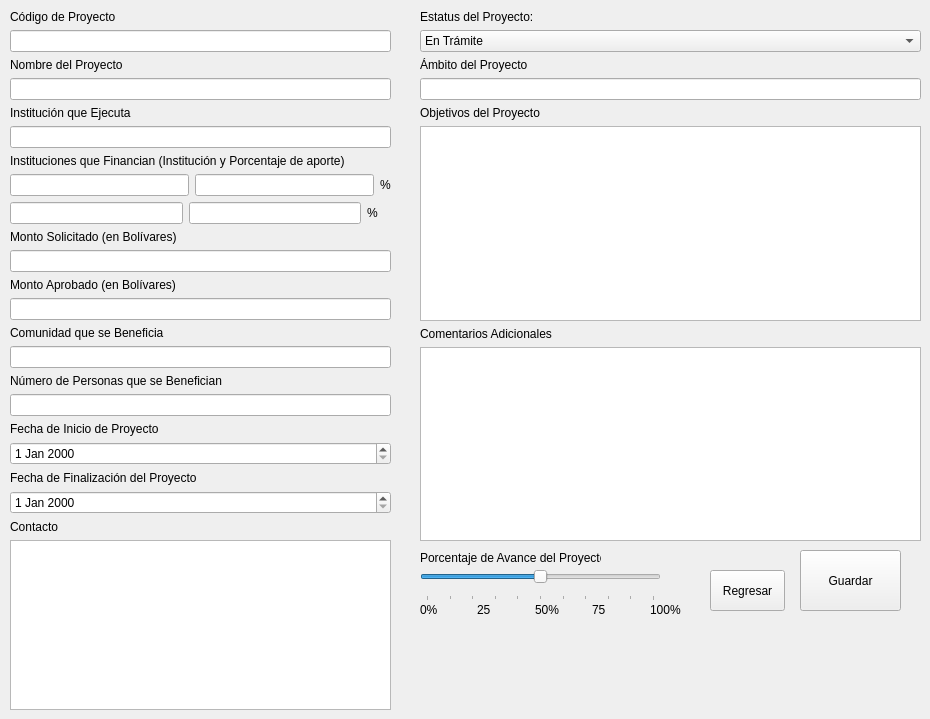
    <widget class="QWidget" name="page_9">
     <widget class="QWidget" name="horizontalLayoutWidget_7">
      <property name="geometry">
       <rect>
        <x>420</x>
        <y>600</y>
        <width>281</width>
        <height>19</height>
       </rect>
      </property>
      <layout class="QHBoxLayout" name="horizontalLayout_9">
       <item>
        <widget class="QLabel" name="label_50">
         <property name="text">
          <string>0%</string>
         </property>
        </widget>
       </item>
       <item>
        <widget class="QLabel" name="label_51">
         <property name="text">
          <string>25</string>
         </property>
        </widget>
       </item>
       <item>
        <widget class="QLabel" name="label_52">
         <property name="text">
          <string>50%</string>
         </property>
        </widget>
       </item>
       <item>
        <widget class="QLabel" name="label_53">
         <property name="text">
          <string>75</string>
         </property>
        </widget>
       </item>
       <item>
        <widget class="QLabel" name="label_54">
         <property name="text">
          <string>100%</string>
         </property>
        </widget>
       </item>
      </layout>
     </widget>
     <widget class="QWidget" name="verticalLayoutWidget_8">
      <property name="geometry">
       <rect>
        <x>420</x>
        <y>10</y>
        <width>501</width>
        <height>531</height>
       </rect>
      </property>
      <layout class="QVBoxLayout" name="verticalLayout_8">
       <item>
        <widget class="QLabel" name="label_55">
         <property name="text">
          <string>Estatus del Proyecto:</string>
         </property>
        </widget>
       </item>
       <item>
        <widget class="QComboBox" name="comboBoxEstatus_2">
         <item>
          <property name="text">
           <string>En Trámite</string>
          </property>
         </item>
         <item>
          <property name="text">
           <string>En Ejecución</string>
          </property>
         </item>
         <item>
          <property name="text">
           <string>Negado</string>
          </property>
         </item>
         <item>
          <property name="text">
           <string>Completado</string>
          </property>
         </item>
        </widget>
       </item>
       <item>
        <widget class="QLabel" name="label_56">
         <property name="text">
          <string>Ámbito del Proyecto</string>
         </property>
        </widget>
       </item>
       <item>
        <widget class="QLineEdit" name="lineEditAmbito_2"/>
       </item>
       <item>
        <widget class="QLabel" name="label_57">
         <property name="text">
          <string>Objetivos del Proyecto</string>
         </property>
        </widget>
       </item>
       <item>
        <widget class="QPlainTextEdit" name="plainTextEditObjetivos_2"/>
       </item>
       <item>
        <widget class="QLabel" name="label_58">
         <property name="text">
          <string>Comentarios Adicionales</string>
         </property>
        </widget>
       </item>
       <item>
        <widget class="QPlainTextEdit" name="plainTextEditComentario_2"/>
       </item>
      </layout>
     </widget>
     <widget class="QWidget" name="verticalLayoutWidget_9">
      <property name="geometry">
       <rect>
        <x>10</x>
        <y>10</y>
        <width>381</width>
        <height>700</height>
       </rect>
      </property>
      <layout class="QVBoxLayout" name="verticalLayout_9">
       <item>
        <widget class="QLabel" name="label_59">
         <property name="text">
          <string>Código de Proyecto</string>
         </property>
        </widget>
       </item>
       <item>
        <widget class="QLineEdit" name="lineEditCodigo_2"/>
       </item>
       <item>
        <widget class="QLabel" name="label_60">
         <property name="text">
          <string>Nombre del Proyecto</string>
         </property>
        </widget>
       </item>
       <item>
        <widget class="QLineEdit" name="lineEditNombre_2"/>
       </item>
       <item>
        <widget class="QLabel" name="label_61">
         <property name="text">
          <string>Institución que Ejecuta</string>
         </property>
        </widget>
       </item>
       <item>
        <widget class="QLineEdit" name="lineEditInstitucionEjecuta_2"/>
       </item>
       <item>
        <widget class="QLabel" name="label_62">
         <property name="text">
          <string>Instituciones que Financian (Institución y Porcentaje de aporte)</string>
         </property>
        </widget>
       </item>
       <item>
        <layout class="QHBoxLayout" name="horizontalLayout_10">
         <item>
          <widget class="QLineEdit" name="lineEditInstitucionFinancia_2"/>
         </item>
         <item>
          <widget class="QLineEdit" name="lineEditPorcentajeInstitucionFinancia_2"/>
         </item>
         <item>
          <widget class="QLabel" name="label_63">
           <property name="text">
            <string>%</string>
           </property>
          </widget>
         </item>
        </layout>
       </item>
       <item>
        <layout class="QHBoxLayout" name="horizontalLayout_11">
         <item>
          <widget class="QLineEdit" name="lineEditInstitucionFinancia2_2"/>
         </item>
         <item>
          <widget class="QLineEdit" name="lineEditPorcentajeInstitucionFinancia2_2"/>
         </item>
         <item>
          <widget class="QLabel" name="label_64">
           <property name="text">
            <string>%</string>
           </property>
          </widget>
         </item>
         <item>
          <widget class="QLabel" name="label_65">
           <property name="text">
            <string/>
           </property>
          </widget>
         </item>
        </layout>
       </item>
       <item>
        <widget class="QLabel" name="label_66">
         <property name="text">
          <string>Monto Solicitado (en Bolívares)</string>
         </property>
        </widget>
       </item>
       <item>
        <widget class="QLineEdit" name="lineEditMontoSolicitado_2"/>
       </item>
       <item>
        <widget class="QLabel" name="label_67">
         <property name="text">
          <string>Monto Aprobado (en Bolívares)</string>
         </property>
        </widget>
       </item>
       <item>
        <widget class="QLineEdit" name="lineEditMontoAprobado_2"/>
       </item>
       <item>
        <widget class="QLabel" name="label_68">
         <property name="text">
          <string>Comunidad que se Beneficia</string>
         </property>
        </widget>
       </item>
       <item>
        <widget class="QLineEdit" name="lineEditComunidadDestino_2"/>
       </item>
       <item>
        <widget class="QLabel" name="label_69">
         <property name="text">
          <string>Número de Personas que se Benefician</string>
         </property>
        </widget>
       </item>
       <item>
        <widget class="QLineEdit" name="lineEditNumeroBeneficiarios_2"/>
       </item>
       <item>
        <widget class="QLabel" name="label_70">
         <property name="text">
          <string>Fecha de Inicio de Proyecto</string>
         </property>
        </widget>
       </item>
       <item>
        <widget class="QDateEdit" name="dateEditFechaInicio_2"/>
       </item>
       <item>
        <widget class="QLabel" name="label_71">
         <property name="text">
          <string>Fecha de Finalización del Proyecto</string>
         </property>
        </widget>
       </item>
       <item>
        <widget class="QDateEdit" name="dateEditFechaFin_2"/>
       </item>
       <item>
        <widget class="QLabel" name="label_72">
         <property name="text">
          <string>Contacto</string>
         </property>
        </widget>
       </item>
       <item>
        <widget class="QPlainTextEdit" name="plainTextEditContacto_2"/>
       </item>
      </layout>
     </widget>
     <widget class="QSlider" name="horizontalSlider_2">
      <property name="geometry">
       <rect>
        <x>420</x>
        <y>560</y>
        <width>241</width>
        <height>41</height>
       </rect>
      </property>
      <property name="maximum">
       <number>100</number>
      </property>
      <property name="singleStep">
       <number>10</number>
      </property>
      <property name="value">
       <number>50</number>
      </property>
      <property name="orientation">
       <enum>Qt::Horizontal</enum>
      </property>
      <property name="tickPosition">
       <enum>QSlider::TicksBelow</enum>
      </property>
      <property name="tickInterval">
       <number>10</number>
      </property>
     </widget>
     <widget class="QLabel" name="label_73">
      <property name="geometry">
       <rect>
        <x>420</x>
        <y>550</y>
        <width>181</width>
        <height>16</height>
       </rect>
      </property>
      <property name="text">
       <string>Porcentaje de Avance del Proyecto</string>
      </property>
     </widget>
     <widget class="QPushButton" name="pushButtonGuardarModificar">
      <property name="geometry">
       <rect>
        <x>800</x>
        <y>550</y>
        <width>101</width>
        <height>61</height>
       </rect>
      </property>
      <property name="statusTip">
       <string>Guarda el proyecto modificado en el banco de proyectos.</string>
      </property>
      <property name="text">
       <string>Guardar</string>
      </property>
     </widget>
     <widget class="QPushButton" name="pushButtonBackModificar">
      <property name="geometry">
       <rect>
        <x>710</x>
        <y>570</y>
        <width>75</width>
        <height>41</height>
       </rect>
      </property>
      <property name="statusTip">
       <string>Regresa a la vista detallada del proyecto.</string>
      </property>
      <property name="text">
       <string>Regresar</string>
      </property>
     </widget>
    </widget>
